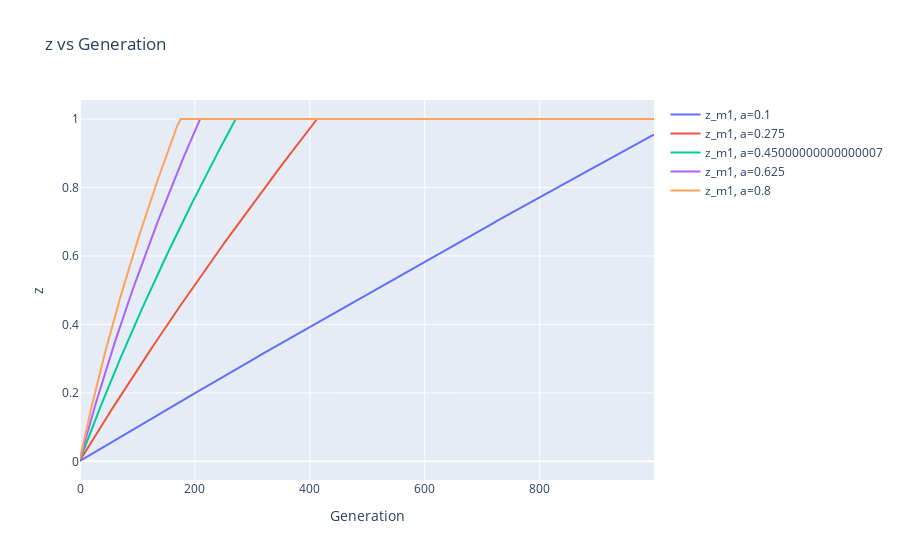
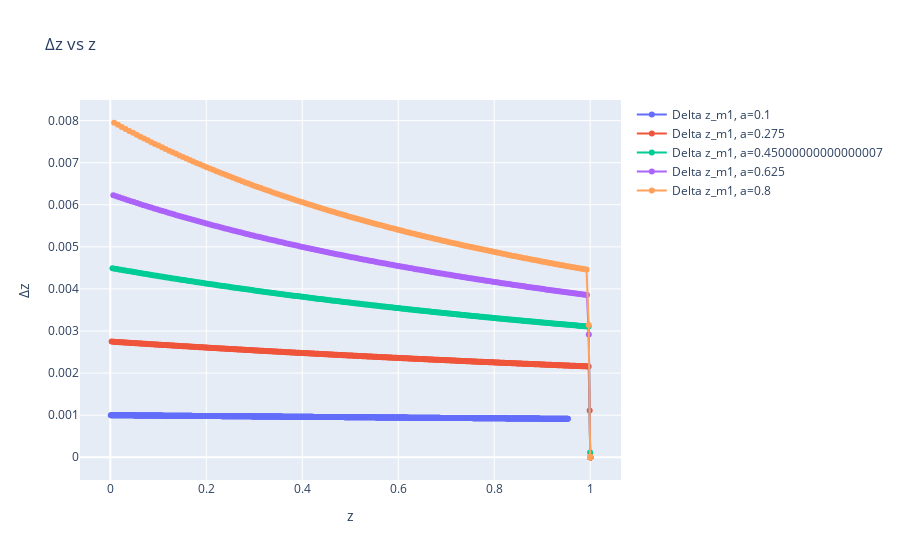

The notebook cell saved with these charts, in order:
### Code cell
import plotly.graph_objects as go
import plotly.express as px
import numpy as np

class EvolutionSimulation:
    def __init__(self):
        self.y_f1 = 0
        self.y_f2 = 0
        self.y_f1_history = []
        self.y_f2_history = []
        self.z_m1 = 0.2
        self.z_m2 = 0.2
        self.conspecfic_mating_rate_multiplier_sp_1 = 0.2
        self.N1 = 500
        self.N2 = 500
    
    def next_generation_traits(self):

        if N1 > 0.01:

            numerator = M2 * (1 - self.z_m2) * sigma_a**2
            denominator = M1 * (1 + self.conspecfic_mating_rate_multiplier_sp_1 * self.z_m1) + M2 * (1 - y) * (1 - self.z_m2)
            delta_y_f1 = numerator / denominator

            new_y_f1 = self.y_f1 + delta_y_f1
            
            if new_y_f1 <= 1:
                self.y_f1 = new_y_f1
            else:
                self.z_f1 = 1

            self.y_f1_history.append(self.y_f1)


          



        # if N2 > 0.01:
        #     W_m2 = 1 - self.parameters.conspecfic_mating_rate_multiplier_sp_2*(((1 - self.z_m2) * (N1 / (N1 + N2))) ** (1/self.parameters.conspecfic_mating_rate_multiplier_sp_2))
        #     dW_m2_dz_m2 = ((1 - self.z_m2) ** (1/self.parameters.conspecfic_mating_rate_multiplier_sp_2 - 1)) * (N1 / (N1 + N2)) ** ((1/self.parameters.conspecfic_mating_rate_multiplier_sp_2))
        #     delta_z_m2 = self.parameters.V_A2 * (1 / W_m2) * dW_m2_dz_m2
        #     new_z_m2 = self.z_m2 + delta_z_m2
            
        #     if new_z_m2 <= 1:
        #         self.z_m2 = new_z_m2
        #     else:
        #         self.z_m2 = 1

            # self.z_m2_history.append(self.z_m2)


# Simulate over time
for t in range(1, time_steps):
    EvolutionSimulation.conspecfic_mating_rate_multiplier_sp_1()
  

# Plot y over time
plt.figure(figsize=(12, 5))
plt.subplot(1, 2, 1)
plt.plot(time, y_vals, label='y(t)')
plt.xlabel('Time')
plt.ylabel('y')
plt.title('y vs Time')
plt.grid(True)

# Plot delta y vs y
plt.subplot(1, 2, 2)
plt.plot(y_vals, delta_y_vals, label=r'$\Delta y$')
plt.xlabel('y')
plt.ylabel(r'$\Delta y$')
plt.title(r'$\Delta y$ vs y')
plt.grid(True)

plt.tight_layout()
plt.show()

### Figure 1 — Plotly figure (JSON) as saved in the notebook; plotly's stock layout.template omitted (floating-point values rounded to 4 significant figures; data arrays with more than 128 entries replaced by an {"elided": "..."} marker saying what was removed)
{"data": [{"mode": "lines", "name": "z_m1, a=0.1", "type": "scatter", "x": {"elided": "1000 int values"}, "y": {"elided": "1000 float values"}}, {"mode": "lines", "name": "z_m1, a=0.275", "type": "scatter", "x": {"elided": "1000 int values"}, "y": {"elided": "1000 float values"}}, {"mode": "lines", "name": "z_m1, a=0.45000000000000007", "type": "scatter", "x": {"elided": "1000 int values"}, "y": {"elided": "1000 float values"}}, {"mode": "lines", "name": "z_m1, a=0.625", "type": "scatter", "x": {"elided": "1000 int values"}, "y": {"elided": "1000 float values"}}, {"mode": "lines", "name": "z_m1, a=0.8", "type": "scatter", "x": {"elided": "1000 int values"}, "y": {"elided": "1000 float values"}}], "layout": {"title": {"text": "z vs Generation"}, "xaxis": {"title": {"text": "Generation"}}, "yaxis": {"title": {"text": "z"}}}}

### Figure 2 — Plotly figure (JSON) as saved in the notebook; plotly's stock layout.template omitted (floating-point values rounded to 4 significant figures; data arrays with more than 128 entries replaced by an {"elided": "..."} marker saying what was removed)
{"data": [{"mode": "lines+markers", "name": "Delta z_m1, a=0.1", "type": "scatter", "x": {"elided": "999 float values"}, "y": {"elided": "999 float values"}}, {"mode": "lines+markers", "name": "Delta z_m1, a=0.275", "type": "scatter", "x": {"elided": "999 float values"}, "y": {"elided": "999 float values"}}, {"mode": "lines+markers", "name": "Delta z_m1, a=0.45000000000000007", "type": "scatter", "x": {"elided": "999 float values"}, "y": {"elided": "999 float values"}}, {"mode": "lines+markers", "name": "Delta z_m1, a=0.625", "type": "scatter", "x": {"elided": "999 float values"}, "y": {"elided": "999 float values"}}, {"mode": "lines+markers", "name": "Delta z_m1, a=0.8", "type": "scatter", "x": {"elided": "999 float values"}, "y": {"elided": "999 float values"}}], "layout": {"title": {"text": "Δz vs z"}, "xaxis": {"title": {"text": "z"}}, "yaxis": {"title": {"text": "Δz"}}}}
